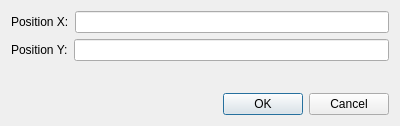
<?xml version="1.0" encoding="UTF-8"?>
<ui version="4.0">
 <class>DialogMoveTo</class>
 <widget class="QDialog" name="DialogMoveTo">
  <property name="windowModality">
   <enum>Qt::ApplicationModal</enum>
  </property>
  <property name="geometry">
   <rect>
    <x>0</x>
    <y>0</y>
    <width>400</width>
    <height>126</height>
   </rect>
  </property>
  <property name="windowTitle">
   <string>Move To...</string>
  </property>
  <property name="modal">
   <bool>true</bool>
  </property>
  <layout class="QVBoxLayout" name="verticalLayout">
   <item>
    <layout class="QHBoxLayout" name="horizontalLayout">
     <item>
      <widget class="QLabel" name="label">
       <property name="text">
        <string>Position X:</string>
       </property>
      </widget>
     </item>
     <item>
      <widget class="QLineEdit" name="lineEditX">
       <property name="minimumSize">
        <size>
         <width>150</width>
         <height>0</height>
        </size>
       </property>
      </widget>
     </item>
    </layout>
   </item>
   <item>
    <layout class="QHBoxLayout" name="horizontalLayout_2">
     <item>
      <widget class="QLabel" name="label_2">
       <property name="text">
        <string>Position Y:</string>
       </property>
      </widget>
     </item>
     <item>
      <widget class="QLineEdit" name="lineEditY">
       <property name="minimumSize">
        <size>
         <width>150</width>
         <height>0</height>
        </size>
       </property>
      </widget>
     </item>
    </layout>
   </item>
   <item>
    <spacer name="verticalSpacer">
     <property name="orientation">
      <enum>Qt::Vertical</enum>
     </property>
     <property name="sizeHint" stdset="0">
      <size>
       <width>20</width>
       <height>40</height>
      </size>
     </property>
    </spacer>
   </item>
   <item>
    <widget class="QDialogButtonBox" name="buttonBox">
     <property name="orientation">
      <enum>Qt::Horizontal</enum>
     </property>
     <property name="standardButtons">
      <set>QDialogButtonBox::Cancel|QDialogButtonBox::Ok</set>
     </property>
    </widget>
   </item>
  </layout>
 </widget>
 <resources/>
 <connections>
  <connection>
   <sender>buttonBox</sender>
   <signal>accepted()</signal>
   <receiver>DialogMoveTo</receiver>
   <slot>accept()</slot>
   <hints>
    <hint type="sourcelabel">
     <x>248</x>
     <y>254</y>
    </hint>
    <hint type="destinationlabel">
     <x>157</x>
     <y>274</y>
    </hint>
   </hints>
  </connection>
  <connection>
   <sender>buttonBox</sender>
   <signal>rejected()</signal>
   <receiver>DialogMoveTo</receiver>
   <slot>reject()</slot>
   <hints>
    <hint type="sourcelabel">
     <x>316</x>
     <y>260</y>
    </hint>
    <hint type="destinationlabel">
     <x>286</x>
     <y>274</y>
    </hint>
   </hints>
  </connection>
 </connections>
</ui>
